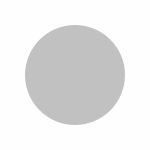
Frame 1 (no input)
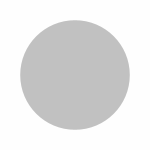
Frame 60 (the mouse pressed at the canvas centre just before this capture)
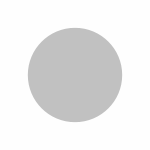
Frame 120 (the mouse held since frame 60 and released just before this capture)

The Processing sketch that drew these frames (run headless with seeded random() and noise(); from frame 60 on, the mouse is pressed at the canvas centre):

// Processing sketch: lesson_04_6_ani_yurayura
// ── lesson_04_6_ani_yurayura.pde
//ゆらゆら揺れる増減（三角関数sin,cos）

float yure = 0;

void setup(){
  size(150,150);
  colorMode(RGB,256);
  background(255);
  smooth();
}

void draw(){
  background(255);
  
  noStroke();
  fill(100,100);
    
  ellipse(width/2,
          height/2,
          100+sin(yure)*10,
          100+sin(yure)*10);
          
  yure += PI/100; // PIは円周率のことで、角度で表すとPI=180°
  
}
